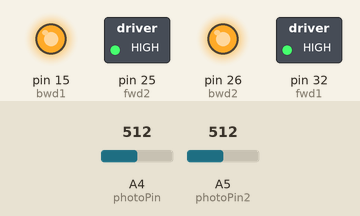
This sketch was run on a simulated Arduino Mega 2560, built with avr-gcc and run on an emulated ATmega2560. On the bench: switched loads named in the sketch (green lamp = pin HIGH), output pins drawn as LEDs (lit = HIGH). The test bench sets the inputs (shaded band); at power-on: A4 (photoPin) = 512, A5 (photoPin2) = 512. What the sketch prints to the serial monitor is not drawn.

Above: at 0.1 s.
Timing chart, 0 to 1.6 s (numbered marks = the images above):
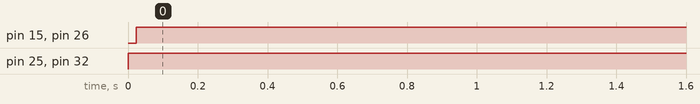

Measured:
- by itself, pin 15 (bwd1), pin 26 (bwd2): LOW → HIGH at 0.02 s
- by itself, pin 25 (fwd2), pin 32 (fwd1): LOW → HIGH at 0.00 s

The sketch:

FindShade.ino
```cpp
int photoPin = A4;
int photoPin2 = A5;
int val = 0;                        // variable to store the value read
int val2 = 0;
const int transistorCalib = 3500;
  // MOTOR 1
const int bwd1 = 15;               //Choose your digital IO pins as appropriate to your board.
const int fwd1 = 32;
  // MOTOR 2
const int bwd2 = 26;               //Choose your digital IO pins as appropriate to your board.
const int fwd2 = 25;

void setup() {
  Serial.begin(9600);    //  setup serial
  pinMode(photoPin, INPUT);
  pinMode(photoPin2, INPUT);
  pinMode(fwd1, OUTPUT); //set pin  as an output pin.
  pinMode(bwd1, OUTPUT); //set pin   as an output pin.
  pinMode(fwd2, OUTPUT); //set pin  as an output pin.
  pinMode(bwd2, OUTPUT); //set pin   as an output pin.
}

void loop() {
  // random walk
    // MOVE FORWARD
  digitalWrite(fwd1, HIGH);  //  Turn off forward input.
  digitalWrite(bwd1, LOW);   // Turn on motor backwards.
  digitalWrite(fwd2, HIGH);  //  Turn off forward input.
  digitalWrite(bwd2, LOW);   // Turn on motor backwards.
  Serial.println("Time to find shade!");
  // when it is time to find shade
  // checkForShade
  checkForShade(transistorCalib);
  delay(1000);
}


void checkForShade(int transistorCalib){
  val = analogRead(photoPin);                   // read the input pin
  Serial.print("phototransistor 1 = ");          // debug value
  Serial.println( val);
  val2 = analogRead(photoPin2);                 // read the input pin
  Serial.print("phototransistor 2 = ");          // debug value
  Serial.println( val2);

  while (val < transistorCalib && val2 < transistorCalib) {           // while both phototransistors read blow calibrated value - stop moving
        // STOP MOVING
        Serial.println("I found shade!");
        digitalWrite(bwd1, HIGH);   //  Turn off backward input.
        digitalWrite(fwd1, HIGH);   // Turn off motor forward.
        digitalWrite(bwd2, HIGH);   //  Turn off backward input.
        digitalWrite(fwd2, HIGH);   // Turn off motor forward.
        val = analogRead(photoPin);
        val2 = analogRead(photoPin2);
        delay(1000);
    }
}
```
